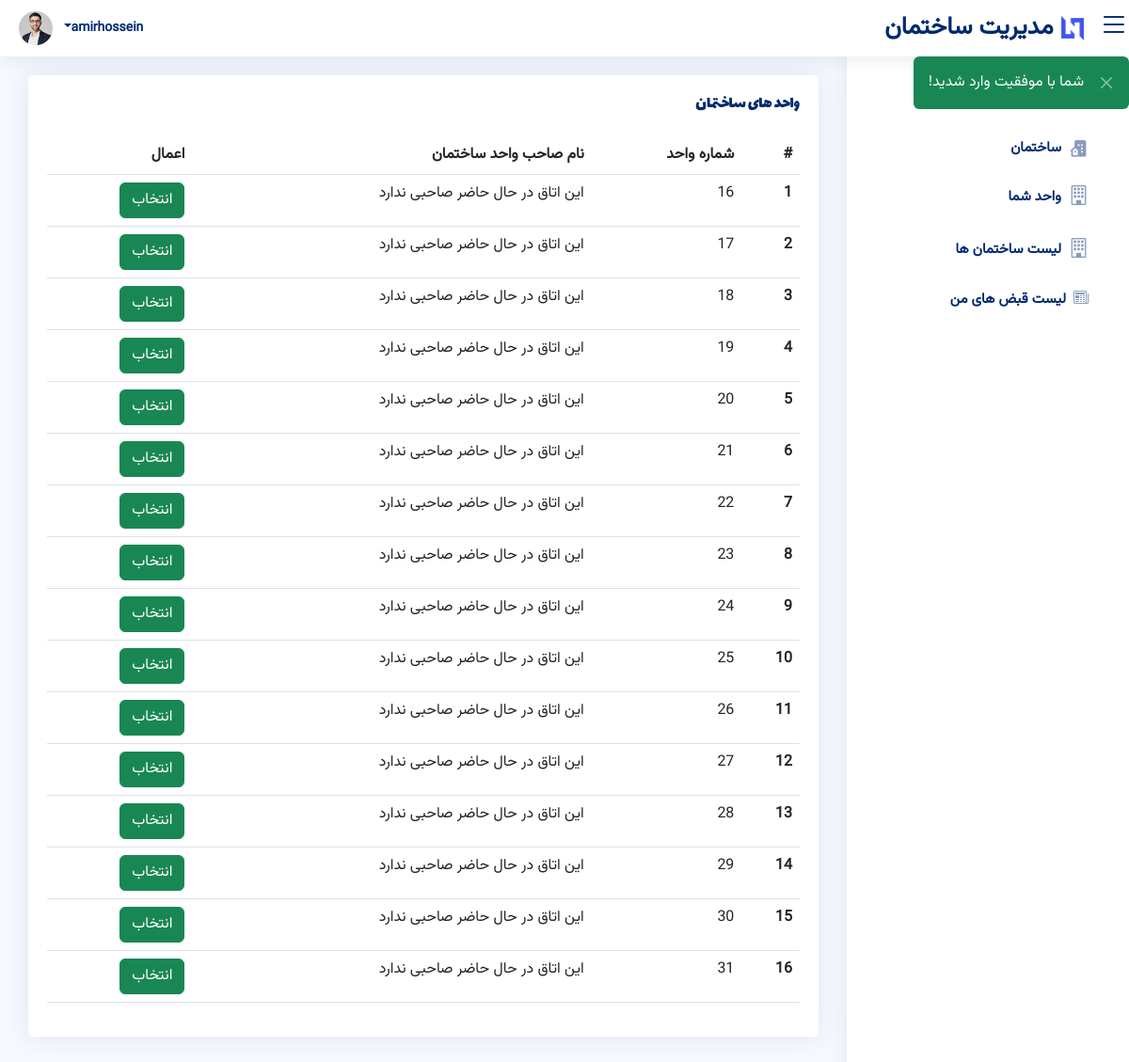
/dashboard/building_units_list/8 (signed in), run on the app's committed database.
### tables this page shows
CREATE TABLE `building_unit` (
  `id` int(11) NOT NULL,
  `building_id` int(11) NOT NULL,
  `person_id` int(11) DEFAULT NULL,
  `number` varchar(50) NOT NULL,
  `date_created` timestamp NOT NULL DEFAULT current_timestamp(),
  `date_updated` timestamp NOT NULL DEFAULT '0000-00-00 00:00:00'
);

### app/core/Controller.php (called while the page is built, shortened)
<?php
class Controller
{
    public function view(string $path, array $data = []): void
    {
        require 'views/' . $path . 'View.php';
    }
    public function header(string $path): void
    {
        require "views/layout/" . $path . "View.php";
    }
    public function footer(string $path): void
    {
        require "views/layout/" . $path . "View.php";
    }
}

### app/controllers/buildingUnitController.php (called while the page is built, shortened)
<?php
class buildingUnitController extends Controller {
  public function building_units_list($building_id) {
    $building_unit = $this->model('buildingUnit');
    $building_units_info = $building_unit->getAllListByBuildingId($building_id);
    if(count($building_units_info) > 0) {
      $info = [];
      foreach ($building_units_info as $inner_array) {
        $person = $this->model('person');
        $person_info = $person->getAllInfo($inner_array[2] ?? 0);
        $object = array(
            'id' => $inner_array[0],
            'building_id' => $inner_array[1],
            'person_name' => $person_info['name'] ?? null,
            'number' => $inner_array[3],
            'date_created' => $inner_array[4],
            'date_updated' => $inner_array[5]
        );
        array_push($info,$object);
      }
      $data = [
        'building_units' => $info,
      ];
    }else {
      $data = [
        'building_units' => [],
      ];
    }
    $this->header('header');
    $this->view('dashboard/dashboard',$data);
    $this->footer('footer');
  }
}

### app/app.php (called while the page is built)
<?php
class App
{
    public function __construct()
    {
        require_once('router.php');
        new Router();
    }
}

### index.php (called while the page is built, shortened)
<?php
require "app/core/Controller.php";
require "app/core/Model.php";
require "app/app.php";
new App();

### app/core/Model.php (called while the page is built)
<?php
class Model
{
    public $connection = "";
    public function __construct()
    {
        $this->connection = new mysqli('localhost', 'root', '', 'building-mgmt');
    }
    public function exeQuery(string $query, array $data = [], bool $returnData)
    {
        $prepare = $this->connection->prepare($query);
        $type = '';
        $values = [];
        if (count($data) > 0) {
            foreach ($data as $key => $item) {
                $type .= $item['type'];
                $values[$key] = $item['value'];
            }
            $prepare->bind_param($type, ...$values);
        }
        if ($returnData) {
            $prepare->execute();
            return $prepare->get_result();
        }
        return $prepare->execute();
    }
}

### app/models/buildingUnitModel.php (called while the page is built, shortened)
<?php
class buildingUnitModel extends Model {
  public function getAllListByBuildingId(int $building_id):array {
        $query = "SELECT * FROM building_unit WHERE building_id=?";
        $data = [
            ['type' => 'i', 'value' => $building_id],
        ];
        $result = $this->exeQuery($query, $data,true);
        if ($result->num_rows > 0) {
            return $result->fetch_all();
        } else {
            return [];
        }
  }
}

### views/dashboard/buildingUnitsListView.php (the view, shortened to what this page needs)
<?php if(count($data['building_units']) > 0) { ?>
    <div class="card">
      <div class="card-body">
        <h5 class="card-title">واحد های ساختمان </h5>
        <table class="table table-hover">
          <thead>
            <tr>
              <th scope="col">#</th>
              <th scope="col">شماره واحد</th>
              <th scope="col">نام صاحب واحد ساختمان</th>
              <th scope="col">اعمال</th>
            </tr>
          </thead>
          <tbody>
            <?php foreach($data['building_units'] as $index => $building_unit) { ?>
                <tr>
                  <th scope="row"><?php echo (int) ($index) + 1; ?></th>
                  <td><?php echo $building_unit['number'] ?></td>
                  <td><?php echo $building_unit['person_name'] ?? "این اتاق در حال حاضر صاحبی ندارد" ?></td>
                  <?php if($building_unit['person_name'] === null) { ?>
                    <td>
                      <form method="POST" action="<?php echo URL ?>dashboard/select_building_unit">
                        <button type="submit" class="btn btn-success">انتخاب</button>
                      </form>
                    </td>
                  <?php } else { ?>
                    <td><a class="btn btn-secondary" href="#">غیر فعال</a></td>
                  <?php } ?>
                </tr>
            <?php } ?>
          </tbody>
        </table>
      </div>
    </div>
<?php } else { ?>
  <p>در حال حاضر برای این ساختمان واحدی وجود ندارد</p>
  <a class="btn btn-secondary" href="<?php echo URL; ?>dashboard/building_unit">برگشت به صفحه واحد</a>
<?php } ?>

### app/router.php (shortened to what this page needs)
<?php
class Router
{
    public function __construct()
    {
        $request_type = $_SERVER['REQUEST_METHOD'];
        $url = '/' . ( $_GET['url'] ?? "");
        foreach ($routes as $route) {
            if (
                preg_match(
                    $route['pattern_url'],
                    $url,
                    $matches
                ) && $request_type == $route['type']
            ) {
                $params = (array) explode('/', $matches[0]);
                if(isset($params[3]))
                    $params = (array) explode('/', $matches[0])[3];
                $object = new $route['controller']();
                call_user_func_array([$object, $route['action']], $params);
            }
        }
    }
}

### views/layout/headerView.php (shortened to what this page needs)
<!DOCTYPE html>
<html lang="fa" dir="rtl">
<head>
  <link href="<?php echo URL ?>assets/vendor/bootstrap/css/bootstrap.min.css" rel="stylesheet" >
  <link href="<?php echo URL ?>assets/vendor/bootstrap-icons/bootstrap-icons.css" rel="stylesheet" >
  <link href="<?php echo URL ?>assets/vendor/boxicons/css/boxicons.min.css" rel="stylesheet">
  <link href="<?php echo URL ?>assets/vendor/quill/quill.snow.css" rel="stylesheet">
  <link href="<?php echo URL ?>assets/vendor/quill/quill.bubble.css" rel="stylesheet">
  <link href="<?php echo URL ?>assets/vendor/remixicon/remixicon.css" rel="stylesheet">
  <link href="<?php echo URL ?>assets/vendor/simple-datatables/style.css" rel="stylesheet">
  <link href="<?php echo URL ?>assets/css/style.css" rel="stylesheet">
</head>
<body>

### views/dashboard/headerDashboardView.php (shortened to what this page needs)
<header id="header" class="header fixed-top d-flex align-items-center justify-content-between">
  <div class="d-flex align-items-center justify-content-between flex-row-reverse">
    <a href="<?php echo URL; ?>dashboard/index" class="logo d-flex align-items-center">
      <img src="<?php echo URL; ?>assets/img/logo.png" alt="">
      <span class="d-none d-lg-block m-2">مدیریت ساختمان</span>
    </a>
    <i class="bi bi-list toggle-sidebar-btn"></i>
  </div>
  <nav class="header-nav">
    <ul class="d-flex align-items-center">
      <li class="nav-item dropdown pe-3">
        <a class="nav-link nav-profile d-flex align-items-center pe-0" href="#" data-bs-toggle="dropdown">
          <span class="d-none d-md-block dropdown-toggle ps-2"><?php echo $_SESSION['name'] ?></span>
          <img src="<?php echo URL ?>assets/img/profile-img.jpg" alt="Profile" class="rounded-circle">
        </a>
      </li>
    </ul>
  </nav>
</header>

### views/dashboard/sidebarView.php (shortened to what this page needs)
<aside id="sidebar" class="sidebar">
  <ul class="sidebar-nav" id="sidebar-nav">
    <li class="nav-item">
      <a class="nav-link <?php echo ($_GET['url'] === 'dashboard/index') ? '' : 'collapsed' ?>" href="<?php echo URL ?>dashboard/index">
        <span>پروفایل</span>
      </a>
    </li>
    <li class="nav-item">
      <a class="nav-link <?php echo ($_GET['url'] === 'dashboard/building') ? '' : 'collapsed' ?>" href="<?php echo URL ?>dashboard/building">
        <i class="bx bxs-building-house mx-2" style="font-size:21px"></i><span>ساختمان</span>
      </a>
    </li>
    <li class="nav-item">
      <a class="nav-link <?php echo ($_GET['url'] === 'dashboard/building_unit') ? '' : 'collapsed' ?>" href="<?php echo URL ?>dashboard/building_unit">
        <i class="bi bi-building mx-2" style="font-size:21px;"></i><span>واحد شما</span>
      </a>
    </li>
    <li class="nav-item">
      <a class="nav-link <?php echo ($_GET['url'] === 'dashboard/building_list') ? '' : 'collapsed' ?>" href="<?php echo URL ?>dashboard/building_list">
        <i class="bi bi-building mx-2" style="font-size:21px;"></i><span>لیست ساختمان ها</span>
      </a>
    </li>
    <?php if($_SESSION['role'] === 'role-member') { ?>
      <li class="nav-item">
        <a class="nav-link <?php echo ($_GET['url'] === 'dashboard/bills') ? '' : 'collapsed' ?>" href="<?php echo URL ?>dashboard/bills">
          <i class="bi bi-newspaper mx-2"></i><span>لیست قبض های من</span>
        </a>
      </li>
    <?php } ?>
  </ul>
</aside>

### views/dashboard/dashboardView.php
<?php $this->view('dashboard/headerDashboard',$data); ?>
<?php $this->view('dashboard/sidebar'); ?>
<main id="main" class="main">
  <?php if($_GET['url'] === 'dashboard/index') { ?>
      <?php $this->view('dashboard/profile',$data); ?>
  <?php } elseif($_GET['url'] === 'dashboard/edit_profile') { ?>
      <?php $this->view('dashboard/editProfile',$data); ?>
  <?php } elseif($_GET['url'] === 'dashboard/building') { ?>
      <?php $this->view('dashboard/building',$data); ?>
  <?php }  elseif($_GET['url'] === 'dashboard/add_building') { ?>
      <?php $this->view('dashboard/addBuilding'); ?>
  <?php } elseif($_GET['url'] === 'dashboard/edit_building_info') { ?>
      <?php $this->view('dashboard/editBuildingInfo',$data); ?>
  <?php } elseif($_GET['url'] === 'dashboard/building_unit') { ?>
      <?php $this->view('dashboard/buildingUnit',$data); ?>
  <?php } elseif($_GET['url'] === 'dashboard/building_list') { ?>
      <?php $this->view('dashboard/buildingList',$data); ?>
  <?php } elseif($_GET['url'] === 'dashboard/building_units_list_manage') { ?>
      <?php $this->view('dashboard/buildingUnitsListManage',$data); ?>
  <?php } elseif($_GET['url'] === 'dashboard/building_list') { ?>
      <?php $this->view('dashboard/buildingList',$data); ?>
  <?php } elseif($_GET['url'] === 'dashboard/bills') { ?>
      <?php $this->view('dashboard/bills',$data); ?>
  <?php } elseif(explode('/',($_GET['url']))[2]) { ?>
    <?php if($_GET['url'] === 'dashboard/building_units_list/'.explode('/',($_GET['url']))[2]) { ?>
      <?php $this->view('dashboard/buildingUnitsList',$data); ?>
    <?php } elseif($_GET['url'] === 'dashboard/bills_list/'.explode('/',($_GET['url']))[2]) { ?>
      <?php $this->view('dashboard/billsList',$data); ?>
    <?php } elseif($_GET['url'] === 'dashboard/create_bill/'.explode('/',($_GET['url']))[2]) { ?>
      <?php $this->view('dashboard/createBill',$data); ?>
    <?php } ?>
  <?php } ?>
</main>

### views/alert.php
<?php if(isset($_SESSION['alert'])) { ?>
  <?php if ($_SESSION['alert']['type'] === 'success') { ?>
    <div class="alert alert-success bg-success text-light border-0 alert-dismissible fade show position-absolute" role="alert" style="z-index:999;top:60px;right:0px;">
      <span><?php echo $_SESSION['alert']['message']; ?></span>
      <button type="button" class="btn-close btn-close-white" data-bs-dismiss="alert" aria-label="Close"></button>
    </div>
  <?php } else if($_SESSION['alert']['type'] === 'error') { ?>
  <div class="alert alert-danger bg-danger text-light border-0 alert-dismissible fade show position-absolute" role="alert" style="z-index:999;top:60px;right:0px;">
    <span><?php echo $_SESSION['alert']['message']; ?></span>
    <button type="button" class="btn-close btn-close-white" data-bs-dismiss="alert" aria-label="Close"></button>
  </div>
  <?php } ?>
<?php } $_SESSION['alert'] = null?>

### views/layout/footerView.php (shortened to what this page needs)
<?php require('views/alert.php'); ?>
</body>
</html>

### assets/css/style.css (style rules this page uses)
:root { scroll-behavior: smooth; }
html * { font-family: "Vazirmatn", sans-serif !important; }
h1,h2,h3,h4,h5,h6 { font-family: "Lalezar", sans-serif !important; }
body { background: #f6f9ff; color: #444444; }
a { color: #4154f1; text-decoration: none; }
h1, h2, h3, h4, h5, h6 { font-family: "Nunito", sans-serif; }
#main { margin-top: 60px; padding: 20px 30px; transition: all 0.3s; }
.card { margin-bottom: 30px; border: none; border-radius: 5px; box-shadow: 0px 0 30px rgba(1, 41, 112, 0.1); }
.card-title { padding: 20px 0 15px 0; font-size: 18px; font-weight: 500; color: #012970; font-family: "Poppins", sans-serif; }
.card-body { padding: 0 20px 20px 20px; }
.btn-close { background-size: 25%; }
.logo { line-height: 1; }
@media (min-width: 1200px) { .logo { width: 280px; } }
.logo img { max-height: 26px; margin-right: 6px; }
.logo span { font-size: 26px; font-weight: 700; color: #012970; font-family: "Nunito", sans-serif; }
.header { transition: all 0.5s; z-index: 997; height: 60px; box-shadow: 0px 2px 20px rgba(1, 41, 112, 0.1); background-color: #fff; padding-left: 20px; }
.header .toggle-sidebar-btn { font-size: 32px; padding-left: 10px; cursor: pointer; color: #012970; }
.header-nav ul { list-style: none; }
.header-nav>ul { margin: 0; padding: 0; }
.header-nav .nav-profile { color: #012970; }
.header-nav .nav-profile img { max-height: 36px; }
.header-nav .nav-profile span { font-size: 14px; font-weight: 600; }
.sidebar { position: fixed; top: 60px; right: 0px; bottom: 0; width: 300px; z-index: 996; transition: all 0.3s; padding: 20px; overflow-y: auto; scrollbar-width: thin; scrollbar-color: #aab7cf transparent; box-shadow: 0px 0px 20px rgba(1, 41, 112, 0.1); background-color: #fff; }
@media (min-width: 1200px) { #main, #footer { margin-right: 300px; } }
.sidebar-nav { padding: 0; margin: 0; list-style: none; }
.sidebar-nav li { padding: 0; margin: 0; list-style: none; }
.sidebar-nav .nav-item { margin-bottom: 5px; }
.sidebar-nav .nav-link { display: flex; align-items: center; font-size: 15px; font-weight: 600; color: #4154f1; transition: 0.3; background: #f6f9ff; padding: 10px 15px; border-radius: 4px; }
.sidebar-nav .nav-link i { font-size: 16px; margin-right: 10px; color: #4154f1; }
.sidebar-nav .nav-link.collapsed { color: #012970; background: #fff; }
.sidebar-nav .nav-link.collapsed i { color: #899bbd; }

### data on the page
building_unit: index "1", number "16", person_name "این اتاق در حال حاضر صاحبی ندارد"
building_unit: index "2", number "17", person_name "این اتاق در حال حاضر صاحبی ندارد"
building_unit: index "3", number "18", person_name "این اتاق در حال حاضر صاحبی ندارد"
building_unit: index "4", number "19", person_name "این اتاق در حال حاضر صاحبی ندارد"
building_unit: index "5", number "20", person_name "این اتاق در حال حاضر صاحبی ندارد"
building_unit: index "6", number "21", person_name "این اتاق در حال حاضر صاحبی ندارد"
building_unit: index "7", number "22", person_name "این اتاق در حال حاضر صاحبی ندارد"
building_unit: index "8", number "23", person_name "این اتاق در حال حاضر صاحبی ندارد"
building_unit: index "9", number "24", person_name "این اتاق در حال حاضر صاحبی ندارد"
building_unit: index "10", number "25", person_name "این اتاق در حال حاضر صاحبی ندارد"
building_unit: index "11", number "26", person_name "این اتاق در حال حاضر صاحبی ندارد"
building_unit: index "12", number "27", person_name "این اتاق در حال حاضر صاحبی ندارد"
building_unit: index "13", number "28", person_name "این اتاق در حال حاضر صاحبی ندارد"
building_unit: index "14", number "29", person_name "این اتاق در حال حاضر صاحبی ندارد"
building_unit: index "15", number "30", person_name "این اتاق در حال حاضر صاحبی ندارد"
building_unit: index "16", number "31", person_name "این اتاق در حال حاضر صاحبی ندارد"
